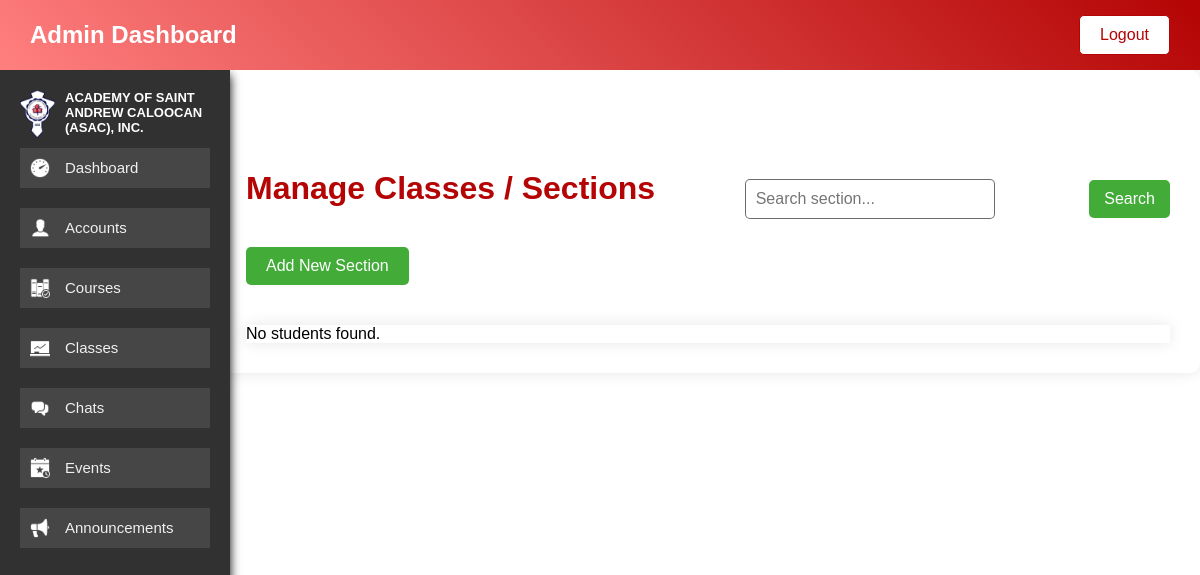
The app's page /Admin/manage_classes.php, older data.
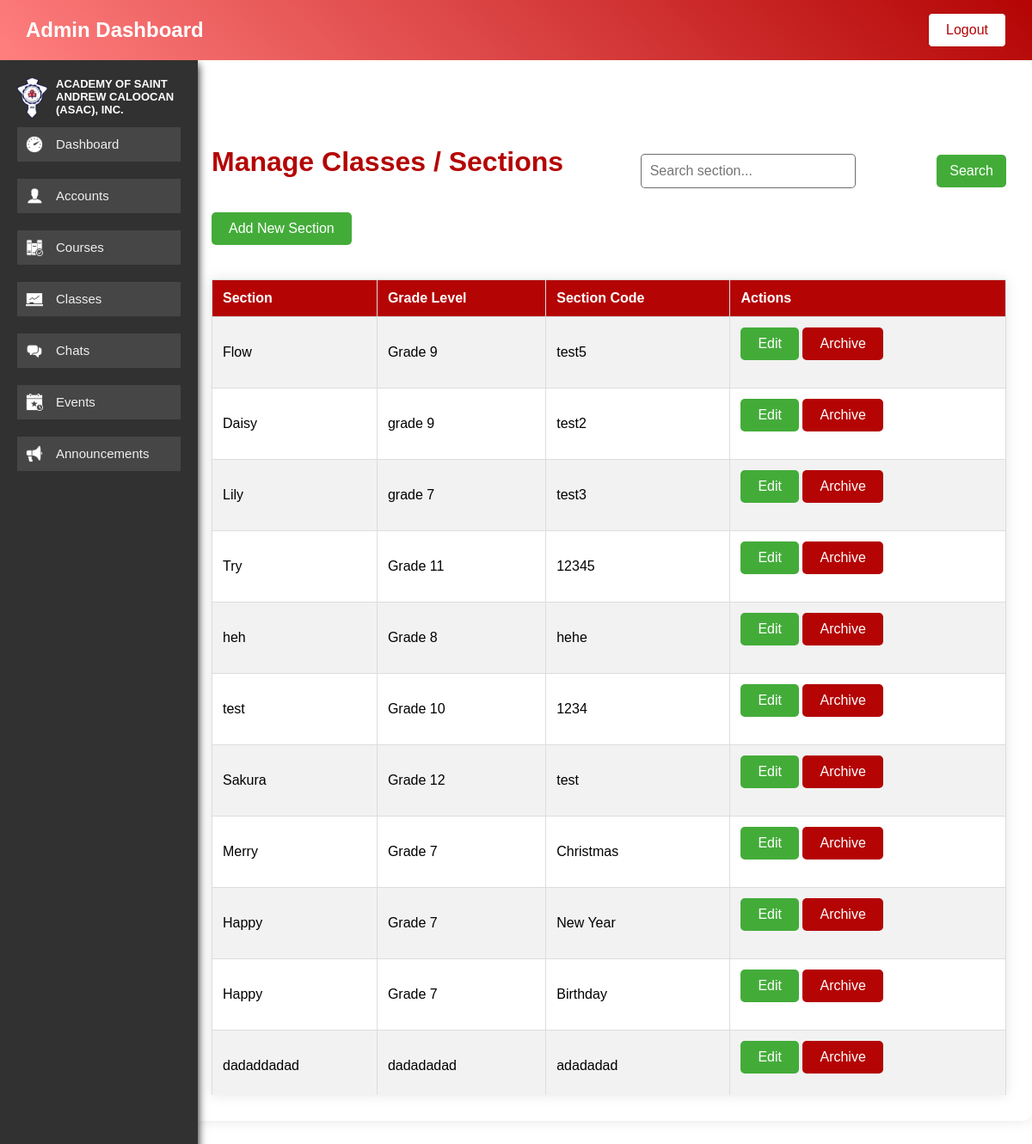
The same page, newer data.
### tables this page shows
CREATE TABLE `tbl_section` (
  `secID` int(11) NOT NULL,
  `section` varchar(255) NOT NULL,
  `section_code` varchar(255) DEFAULT NULL
);

CREATE TABLE `tbl_gradelevel` (
  `gradeID` int(11) NOT NULL,
  `grade_level` varchar(255) NOT NULL
);

### Admin/manage_classes.php (the view, shortened to what this page needs)
<!DOCTYPE html>
<html>
<head>
<link rel="stylesheet" type="text/css" href="styles.css">
</head>
<body>
<?php include_once 'navs/nav.php'; ?>
    <div class="main-content">
    <div class="header-content">
        <h1>Manage Classes / Sections</h1>
        <form method="GET" class="search-form">
            <input type="text" class="search-bar" name="search" placeholder="Search section..." value="<?php echo isset($_GET['search']) ? $_GET['search'] : ''; ?>">
            <button type="submit" class="btn-search">Search</button>
        </form>
    </div>
    <button class="btn" onclick="location.href='add_section.php'">Add New Section</button>
    <div class="table-container">
    <?php
include "connect.php";
$search = isset($_GET['search']) ? $_GET['search'] : '';
if ($search) {
    $sql = "SELECT tbl_gradelevel.grade_level, tbl_section.section_code,tbl_section.section, tbl_section.secID AS secID
            FROM tbl_section
            JOIN tbl_gradelevel ON tbl_section.secID = tbl_gradelevel.gradeID
            WHERE tbl_section.section LIKE '%$search%' OR tbl_section.section_code LIKE '%$search%' OR tbl_gradelevel.grade_level LIKE '%$search%'";
} else {
    $sql = "SELECT tbl_gradelevel.grade_level, tbl_section.section_code,tbl_section.section, tbl_section.secID AS secID
            FROM tbl_section
            JOIN tbl_gradelevel ON tbl_section.secID = tbl_gradelevel.gradeID";
}
$result = mysqli_query($conn, $sql);
if (mysqli_num_rows($result) > 0) {
    echo "<table>";
    echo "<tr><th>Section</th><th>Grade Level</th><th>Section Code</th><th>Actions</th></tr>";
    while ($row = mysqli_fetch_assoc($result)) {
        echo "<tr>";
        echo "<td>" . $row["section"] . "</td>";
        echo "<td>" . $row["grade_level"] . "</td>";
        echo "<td>" . $row["section_code"] . "</td>";
        echo "<td>";
        echo "<button class='btn' onclick='location.href=\"edit_section.php?id=" . $row["secID"] . "\"'>Edit</button> ";
        echo "<button class='btn btn-remove' onclick='location.href=\"remove_section.php?id=" . $row["secID"] . "\"'>Archive</button>";
        echo "</td>";
        echo "</tr>";
    }
    echo "</table>";
} else {
    echo "<p>No students found.</p>";
}
?>
    </div>
</div>
</body>
</html>

### Admin/navs/nav.php (shortened to what this page needs)
<!DOCTYPE html>
<html>
    <head>
    <link rel="stylesheet" type="text/css" href="../css_admin/dash.css">
</head>
<body>
    <header class="header">
        <a href="#">Admin Dashboard</a>
        <div class="logout">
            <form action="logout.php" method="post">
                <button type="submit" class="logout-button">Logout</button>
        </div>
    </header>
    <aside class="sidebar">
    <ul class="nav-list">
    <a class="nav-link1">
        <img src="../photos/logo.png" alt="Logo" class="logo1">
        <h1 class="text">ACADEMY OF SAINT ANDREW CALOOCAN (ASAC), INC. </h1>
        </a>
        <li class="nav-item" style="--li-index: 1;">
            <a href="dashboard.php" class="nav-link">
                <img src="../photos/dashboard.png" alt="Dashboard Icon" class="nav-icon">
                Dashboard
            </a>
        </li>
        <li class="nav-item" style="--li-index: 2;">
            <a href="manage_account.php" class="nav-link">
                <img src="../photos/account.png" alt="Accounts Icon" class="nav-icon">
                Accounts
            </a>
        </li>
        <li class="nav-item" style="--li-index: 3;">
            <a href="manage_courses.php" class="nav-link">
                <img src="../photos/courses.png" alt="Courses Icon" class="nav-icon">
                Courses
            </a>
        </li>
        <li class="nav-item" style="--li-index: 4;">
            <a href="manage_classes.php" class="nav-link">
                <img src="../photos/class.png" alt="Classes Icon" class="nav-icon">
               Classes
            </a>
        </li>
        <li class="nav-item" style="--li-index: 5;">
            <a href="groupchat.php" class="nav-link">
                <img src="../photos/chat.png" alt="Group Chat Icon" class="nav-icon">
               Chats
            </a>
        </li>
        <li class="nav-item" style="--li-index: 6;">
            <a href="events.php" class="nav-link">
                <img src="../photos/event.png" alt="Events Icon" class="nav-icon">
                Events
            </a>
        </li>
        <li class="nav-item" style="--li-index: 7;">
            <a href="announcement.php" class="nav-link">
                <img src="../photos/announcement.png" alt="Announcements Icon" class="nav-icon">
                Announcements
            </a>
        </li>
    </ul>
</aside>
    </body>
</html>

### Admin/styles.css (style rules this page uses)
.header { background: linear-gradient(45deg, #b40404, #ff7f7f); background-size: 400% 400%; color: white; line-height: 70px; padding: 0 30px; display: flex; justify-content: space-between; align-items: center; animation: gradientBG 10s ease infinite; transition: background 0.3s ease; position: fixed; top: 0; left: 0; width: 100%; z-index: 1000; }
.header a { color: white; font-size: 24px; font-weight: bold; transition: color 0.3s ease; }
body { margin: 0; padding: 0; padding-top: 70px; }
.main-content { margin-left: 18%; padding: 100px 30px 30px; background-color: #ffffff; box-shadow: 0px 0px 15px rgba(0, 0, 0, 0.1); border-radius: 10px; }
.main-content h1 { font-size: 32px; margin-bottom: 20px; color: #b40404; }
.table-container { max-height: 60vh; overflow-y: auto; margin-top: 20px; box-shadow: 0px 0px 15px rgba(0, 0, 0, 0.1); position: relative; }
table { width: 100%; border-collapse: collapse; margin-bottom: 20px; position: relative; }
table, th, td { border: 1px solid #ddd; }
th { background-color: #b40404; color: white; padding: 12px; text-align: left; position: sticky; top: 0; z-index: 2; }
td { padding: 12px; text-align: left; }
tr:nth-child(even) { background-color: #f2f2f2; }
.btn { background-color: #43AC39; color: white; border: none; border-radius: 5px; padding: 10px 20px; cursor: pointer; font-size: 16px; transition: background-color 0.3s, box-shadow 0.3s; margin-bottom: 20px; }
.btn-remove { background-color: #b40404; }
.header-content { display: flex; justify-content: space-between; align-items: center; margin-bottom: 20px; }
.search-bar { width: 250px; padding: 10px; border: 1px solid #00000092; border-radius: 5px; font-size: 16px; transition: box-shadow 0.3s ease; }
.btn-search { background-color: #43AC39; color: white; border: none; border-radius: 5px; padding: 10px 15px; cursor: pointer; font-size: 16px; transition: background-color 0.3s, box-shadow 0.3s; margin-left: 5px; }

### css_admin/dash.css (style rules this page uses)
* { margin: 0; padding: 0; box-sizing: border-box; font-family: 'Arial', sans-serif; }
.header { background: linear-gradient(45deg, #b40404, #ff7f7f); background-size: 400% 400%; color: white; line-height: 70px; padding: 0 30px; display: flex; justify-content: space-between; align-items: center; animation: gradientBG 10s ease infinite; transition: background 0.3s ease; }
a, a:hover { text-decoration: none !important; }
.header a { color: white; font-size: 24px; font-weight: bold; transition: color 0.3s ease; }
.logout { display: flex; align-items: center; }
.logout-button { background-color: white; color: #b40404; border: 1px solid #b40404; border-radius: 5px; padding: 10px 20px; cursor: pointer; font-size: 16px; transition: background-color 0.3s, color 0.3s, box-shadow 0.3s; }
.sidebar { width: 230px; height: 100vh; background-color: #313131; color: #ffffff; padding: 20px 20px; box-shadow: 0 0 20px rgba(0, 0, 0, 0.2); position: fixed; transition: transform 0.3s ease-in-out, width 0.3s ease-in-out; overflow: hidden; box-shadow: 0px 5px 10px rgb(0, 0, 0); }
.logo1 { width: 35px; font-size: 10px; margin-top: 0 ; padding-bottom:10px; }
.text { font-size: 13px; padding-left:10px; padding-bottom:10px; }
.nav-list { list-style-type: none; padding: 0; margin: 0; }
.nav-item { margin-bottom: 20px; opacity: 0; transform: translateX(-50%); animation: fadeInSlide 0.4s forwards; animation-delay: calc(0.1s * var(--li-index)); }
.nav-link { text-decoration: none; color: #f0f0f0; display: flex; align-items: center; font-size: 15px; padding: 10px 10px; background-color: rgba(255, 255, 255, 0.1); transition: background-color 0.3s, color 0.3s, padding 0.3s; }
.nav-link1 { display: flex; }
.nav-icon { width: 20px; height: 20px; margin-right: 15px; transition: transform 0.3s; }
html { scroll-behavior: smooth; }

Row changes from the older to the newer data that the page shows:
added tbl_section: section "Flow", tbl_gradelevel.grade_level "Grade 9", section_code "test5"
added tbl_section: section "Daisy", tbl_gradelevel.grade_level "grade 9", section_code "test2"
added tbl_section: section "Lily", tbl_gradelevel.grade_level "grade 7", section_code "test3"
added tbl_section: section "Try", tbl_gradelevel.grade_level "Grade 11", section_code "12345"
added tbl_section: section "heh", tbl_gradelevel.grade_level "Grade 8", section_code "hehe"
added tbl_section: section "test", tbl_gradelevel.grade_level "Grade 10", section_code "1234"
added tbl_section: section "Sakura", tbl_gradelevel.grade_level "Grade 12", section_code "test"
added tbl_section: section "Merry", tbl_gradelevel.grade_level "Grade 7", section_code "Christmas"
added tbl_section: section "Happy", tbl_gradelevel.grade_level "Grade 7", section_code "New Year"
added tbl_section: section "Happy", tbl_gradelevel.grade_level "Grade 7", section_code "Birthday"
added tbl_section: section "dadaddadad", tbl_gradelevel.grade_level "dadadadad", section_code "adadadad"
Text that changed along with them:
text no longer shown: "No students found."
text now shown: "Section Grade Level Section Code Actions"
